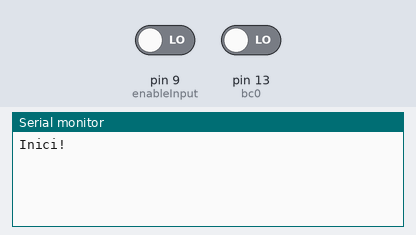
This sketch was run on a simulated Arduino Uno, built with avr-gcc and run on an emulated ATmega328P. On the bench: the last lines printed to the serial monitor. The test bench sets the inputs (shaded band); at power-on: pin 9 (enableInput) LOW, pin 13 (bc0) LOW.

Above: at 1.2 s.
1.3 s: pin 9 (enableInput) driven HIGH
At 1.8 s:
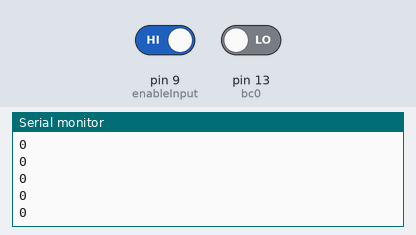
3.2 s: pin 13 (bc0) driven HIGH
At 3.7 s:
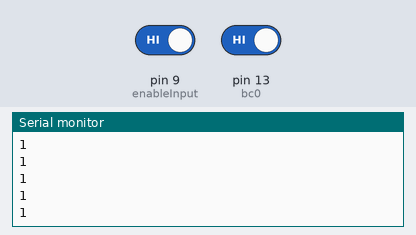

The sketch:

lector_dades_C2_ino.ino
```cpp
const int bc0 = 13;
const int enableInput = 9;

int enab = 0;
int b0 = 0;

void setup() {
  Serial.begin(9600);
  pinMode(bc0, INPUT);
  pinMode(enableInput, INPUT);
  Serial.print("Inici!");
}


void loop(){
  enab = digitalRead(enableInput);
  if (enab == HIGH) {
    b0 = digitalRead(bc0);
    Serial.print(b0);
    Serial.print("\n");
  }
}
```

Measured:
- after the input at 1.3 s, the serial monitor: prints a new line at once (image 1)
- after the input at 3.2 s, the serial monitor: prints a new line after 0.07 s (image 2)
